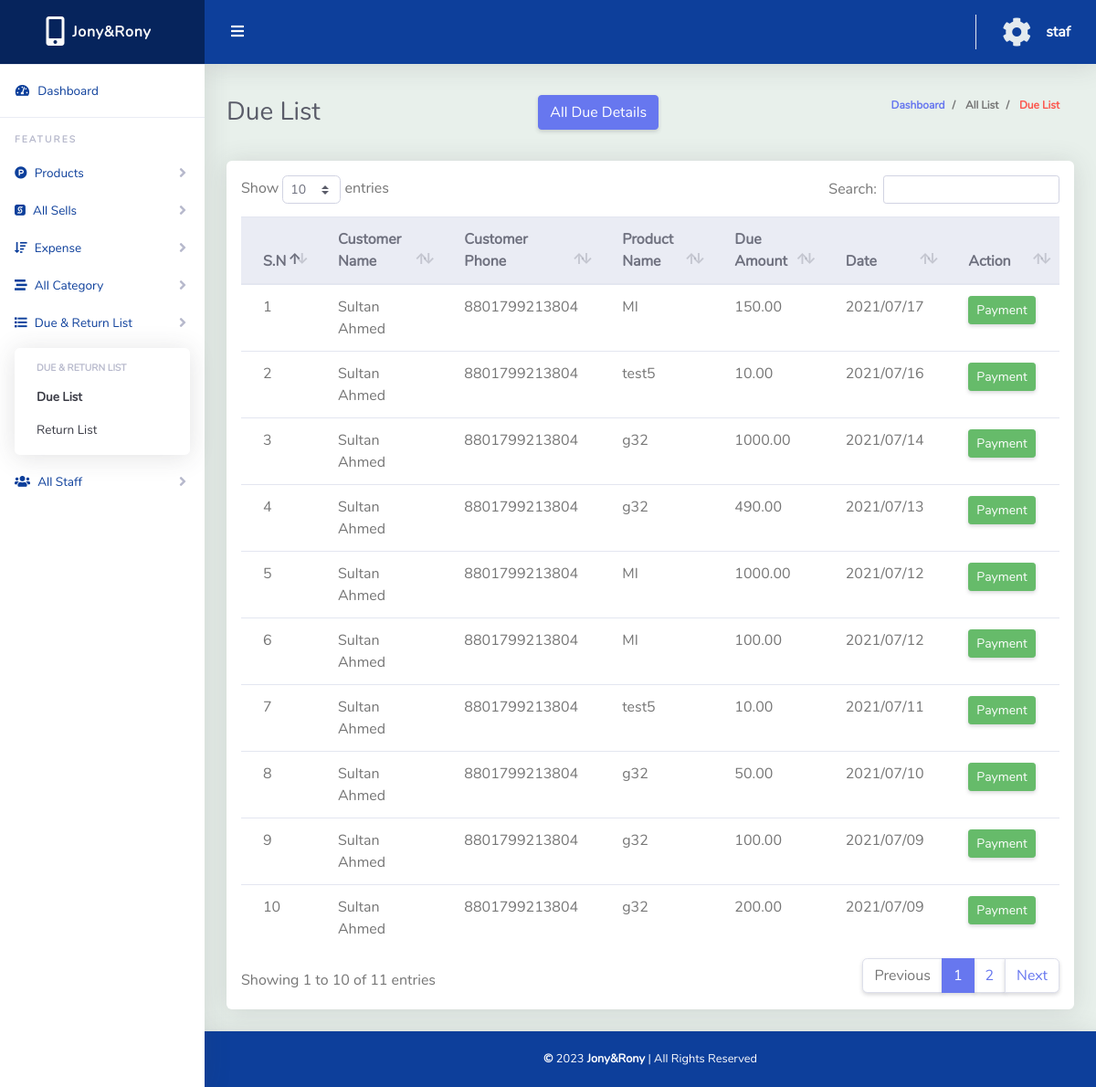
Screenshot of /due_list.php (signed in) with the database file from the repository.
### tables this page shows
CREATE TABLE `tbl_sale` (
  `sale_id` int(11) NOT NULL,
  `customer_name` varchar(32) NOT NULL,
  `customer_num` varchar(14) NOT NULL,
  `product_name` varchar(32) NOT NULL,
  `selling_price` float(11,2) NOT NULL,
  `selling_qty` int(5) NOT NULL,
  `total_amount` float(11,2) NOT NULL,
  `payment` float(11,2) NOT NULL,
  `due` float(11,2) NOT NULL,
  `profit` float(11,2) NOT NULL,
  `date` date DEFAULT current_timestamp(),
  `product_id` int(11) NOT NULL,
  `product_price` float(20,2) NOT NULL,
  `product_imei` int(255) NOT NULL
);

### lib/Session.php (called while the page is built, shortened)
<?php
class Session
{
	public static function get($key)
	{
		if (isset($_SESSION[$key])) {
			return $_SESSION[$key];
		} else {
			return false;
		}
	}
}

### classes/dueandreturn.php (called while the page is built, shortened)
<?php
$filepath = realpath(dirname(__FILE__));
include_once($filepath . '/../lib/Database.php');
include_once($filepath . '/../lib/Query.php');
include_once($filepath . '/../helpers/Format.php');
class Dueandreturn
{
    private $qu;
    public function __construct()
    {
        $this->qu = new Query();
    }
    public function getDuelist()
    {
        $query = "SELECT * FROM tbl_sale WHERE due > 0 ORDER BY sale_id desc";
        $result = $this->qu->select($query);
        return $result;
    }
}

### lib/Database.php (called while the page is built, shortened)
<?php
class Database
{
	public $host   = DB_HOST;
	public $user   = DB_USER;
	public $pass   = DB_PASS;
	public $dbname = DB_NAME;
	private function connectDB()
	{
		$this->link = new mysqli($this->host, $this->user, $this->pass, $this->dbname);
	}
}

### lib/Query.php (called while the page is built, shortened)
<?php
$filepath = realpath(dirname(__FILE__));
include_once($filepath . '/Database.php');
class Query extends Database{
	public function select($query)
	{
		$result = $this->link->query($query) or die($this->link->error . __LINE__);
		if ($result->num_rows > 0) {
			return $result;
		} else {
			return false;
		}
	}
}
?>

### helpers/Format.php (called while the page is built, shortened)
<?php
class Format{
	public function formatDate($date){
		return date('Y/m/d ', strtotime($date));
	}
}
?>

### due_list.php (the view)
<?php
$filepath = realpath(dirname(__FILE__));
include_once($filepath . '/inc/header.php');
?>
<div class="container-fluid" id="container-wrapper">
    <div class="d-sm-flex align-items-center justify-content-between mb-4">
        <h1 class="h3 mb-0 text-gray-800"> Due List</h1>
        <a href="due_details.php" class="btn btn-primary text-decoration-none">All Due Details</a>
        <ol class="breadcrumb">
            <li class="breadcrumb-item">
                <a href="dashboard.php" class="text-decoration-none">Dashboard</a>
            </li>
            <li class="breadcrumb-item">
                All List
            </li>
            <li class="breadcrumb-item text-danger" aria-current="page">
                Due List
            </li>
        </ol>
    </div>
    <div class="row">
        <div class="col-lg-12">
            <div class="card mb-4">
                <div class="table-responsive p-3">
                    <table class="table align-items-center table-flush table-hover" id="dataTableHover">
                        <thead class="thead-light">
                            <tr>
                                <th>S.N</th>
                                <th>Customer Name</th>
                                <th>Customer Phone</th>
                                <th>Product Name</th>
                                <th>Due Amount</th>
                                <th>Date</th>
                                <th>Action</th>
                            </tr>
                        </thead>
                        <tbody>
                            <?php
                            $getdue = $duertn->getDuelist();
                            if ($getdue) {
                                $i = 0;
                                while ($result = $getdue->fetch_assoc()) {
                                    $i++;
                            ?>
                                    <tr>
                                        <td><?php echo $i; ?></td>
                                        <td><?php echo $result['customer_name']; ?></td>
                                        <td><?php echo $result['customer_num']; ?></td>
                                        <td><?php echo $result['product_name']; ?></td>
                                        <td><?php echo $result['due']; ?></td>
                                        <td><?php echo $fm->formatDate($result['date']); ?></td>
                                        <td>
                                            <a href="due_return.php?due_return_id=<?php echo $result['sale_id']; ?>" class="btn btn-sm btn-success">Payment</a>
                                        </td>
                                    </tr>
                            <?php }
                            } ?>
                        </tbody>
                    </table>
                </div>
            </div>
        </div>
    </div>
</div>
<?php
include_once($filepath . '/inc/footer.php');
?>

### inc/header.php (shortened to what this page needs)
<?php
include_once($filepath . '/lib/Session.php');
$fm = new Format();
$duertn = new Dueandreturn();
?>
<?php
$nav_active_action = basename($_SERVER['PHP_SELF'], ".php");
?>
<!DOCTYPE html>
<html lang="en">
<head>
  <link href="vendor/fontawesome-free/css/all.min.css" rel="stylesheet" type="text/css" />
  <link href="vendor/bootstrap/css/bootstrap.min.css" rel="stylesheet" type="text/css" />
  <link href="vendor/datatables/dataTables.bootstrap4.min.css" rel="stylesheet">
  <link href="css/ruang-admin.min.css" rel="stylesheet" />
  <link href="css/custom.css" rel="stylesheet" />
</head>
<body id="page-top">
  <div id="wrapper">
    <ul class="navbar-nav sidebar sidebar-light accordion" id="accordionSidebar">
      <a href="dashboard.php" class="sidebar-brand d-flex align-items-center justify-content-center" href="index.html">
        <div class="sidebar-brand-icon">
          <i class="fas fa-mobile-alt fa-2x"></i>
        </div>
        <div class="sidebar-brand-text mx-2">Jony&Rony</div>
      </a>
      <hr class="sidebar-divider my-0">
      <li class="nav-item <?php if ($nav_active_action == "dashboard") {
                            echo "active";
                          } else {
                            echo "noactive";
                          } ?>">
        <a class="nav-link" href="dashboard.php">
          <i class="fas fa-fw fa-tachometer-alt text-accent"></i>
          <span class="text-accent">Dashboard</span></a>
      </li>
      <hr class="sidebar-divider">
      <div class="sidebar-heading">
        Features
      </div>
      <li class="nav-item">
        <a class="nav-link collapsed" href="#" data-toggle="collapse" data-target="#collapseBootstrap" aria-expanded="true" aria-controls="collapseBootstrap">
          <i class="fab fa-product-hunt text-accent"></i>
          <span class="text-accent">Products</span>
        </a>
      </li>
      <li class="nav-item">
        <a class="nav-link collapsed" href="#" data-toggle="collapse" data-target="#collapseForm" aria-expanded="true" aria-controls="collapseForm">
          <i class="fab fa-sellcast text-accent"></i>
          <span class="text-accent">All Sells</span>
        </a>
      </li>
      <li class="nav-item">
        <a class="nav-link collapsed" href="#" data-toggle="collapse" data-target="#collapseExp" aria-expanded="true" aria-controls="collapseForm">
          <i class="fas fa-sort-amount-down text-accent"></i>
          <span class="text-accent">Expense</span>
        </a>
      </li>
      <li class="nav-item">
        <a class="nav-link collapsed" href="#" data-toggle="collapse" data-target="#collapseCategory" aria-expanded="true" aria-controls="collapseForm">
          <i class="fas fa-stream text-accent"></i>
          <span class="text-accent">All Category</span>
        </a>
      </li>
      <li class="nav-item">
        <a class="nav-link collapsed" href="#" data-toggle="collapse" data-target="#collapseList" aria-expanded="true" aria-controls="collapseForm">
          <i class="fas fa-list text-accent"></i>
          <span class="text-accent">Due & Return List</span>
        </a>
        <div id="collapseList" class="collapse <?php if ($nav_active_action == "due_list" or $nav_active_action == "return_list") {
                                                  echo "show";
                                                } else {
                                                  echo "notshow";
                                                } ?>" aria-labelledby="headingForm" data-parent="#accordionSidebar">
          <div class="bg-white py-2 collapse-inner rounded">
            <h6 class="collapse-header">Due & Return List</h6>
            <a class="collapse-item <?php if ($nav_active_action == "due_list") {
                                      echo "active";
                                    } else {
                                      echo "noactive";
                                    } ?>" href="due_list.php">Due List</a>
            <a class="collapse-item <?php if ($nav_active_action == "return_list") {
                                      echo "active";
                                    } else {
                                      echo "noactive";
                                    } ?>" href="return_list.php">Return List</a>
          </div>
        </div>
      </li>
      <li class="nav-item">
        <a class="nav-link collapsed" href="#" data-toggle="collapse" data-target="#collapseStaf" aria-expanded="true" aria-controls="collapseForm">
          <i class="fas fa-users text-accent"></i>
          <span class="text-accent">All Staff</span>
        </a>
      </li>
    </ul>
    <div id="content-wrapper" class="d-flex flex-column">
      <div id="content">
        <nav class="
              navbar navbar-expand navbar-light
              bg-navbar
              topbar
              mb-4
              static-top
            ">
          <button id="sidebarToggleTop" class="btn btn-link rounded-circle mr-3">
            <i class="fa fa-bars"></i>
          </button>
          <ul class="navbar-nav ml-auto">
            <li class="nav-item dropdown no-arrow">
              <a class="nav-link dropdown-toggle" href="#" id="userDropdown" role="button" data-toggle="dropdown" aria-haspopup="true" aria-expanded="false">
                <i class="fas fa-cog fa-2x mr-2 text-light" style="max-width: 60px"></i>
                <span class="ml-2 d-none d-lg-inline text-white font-weight-bold"><?php echo Session::get("user"); ?></span>
              </a>
            </li>
          </ul>
        </nav>

### inc/footer.php (shortened to what this page needs)
</div>
<footer class="sticky-footer bg-accent text-white pb-2">
  <div class="container my-auto">
    <div class="copyright text-center">
        <p><b> &copy;</b> <?php echo date("Y"); ?> <span class="font-weight-bold">Jony&Rony</span> | All Rights Reserved</p>
    </div>
  </div>
</footer>
</div>
</div>
</body>
</html>

### css/custom.css (style rules this page uses)
.bg-accent { background-color: #0d3f9b; }
.text-accent { color: #0d3f9b !important; }
.fa-cog { -webkit-transition: all linear !important; transition: all linear !important; -webkit-animation: rot 2s linear; animation: rot 2s linear; }

### rows the page displays
tbl_sale: customer_name "Sultan Ahmed", customer_num "8801799213804", product_name "MI", due "150.00", date "2021/07/17"
tbl_sale: customer_name "Sultan Ahmed", customer_num "8801799213804", product_name "test5", due "10.00", date "2021/07/16"
tbl_sale: customer_name "Sultan Ahmed", customer_num "8801799213804", product_name "g32", due "1000.00", date "2021/07/14"
tbl_sale: customer_name "Sultan Ahmed", customer_num "8801799213804", product_name "g32", due "490.00", date "2021/07/13"
tbl_sale: customer_name "Sultan Ahmed", customer_num "8801799213804", product_name "MI", due "1000.00", date "2021/07/12"
tbl_sale: customer_name "Sultan Ahmed", customer_num "8801799213804", product_name "MI", due "100.00", date "2021/07/12"
tbl_sale: customer_name "Sultan Ahmed", customer_num "8801799213804", product_name "test5", due "10.00", date "2021/07/11"
tbl_sale: customer_name "Sultan Ahmed", customer_num "8801799213804", product_name "g32", due "50.00", date "2021/07/10"
tbl_sale: customer_name "Sultan Ahmed", customer_num "8801799213804", product_name "g32", due "100.00", date "2021/07/09"
tbl_sale: customer_name "Sultan Ahmed", customer_num "8801799213804", product_name "g32", due "200.00", date "2021/07/09"

### other values shown
Session::get("user") "staf"
